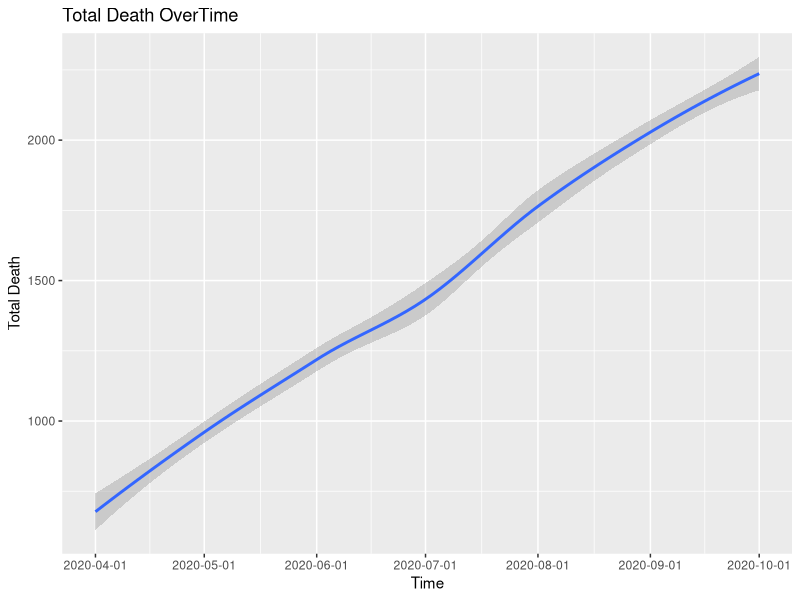

This figure's R source:
library(tidyverse)
library(dplyr)
library("readxl")    
library("ggplot2")

race_data <- read.csv("./data/Race Data Entry - CRDT.csv")

race_data <- race_data %>% 
  filter(State == "WA")

race_data$Date <- as.Date(paste(substr(race_data$Date, 1, 4), substr(race_data$Date, 5, 6), "01", sep = "-"))

smooth_plot_chart <- ggplot(race_data) +
  geom_smooth(aes(x = Date, y = Deaths_Total))+
  scale_x_date(date_breaks = "1 month")+
  labs(
    x='Time',
    y='Total Death',
    title = "Total Death OverTime"
  )
